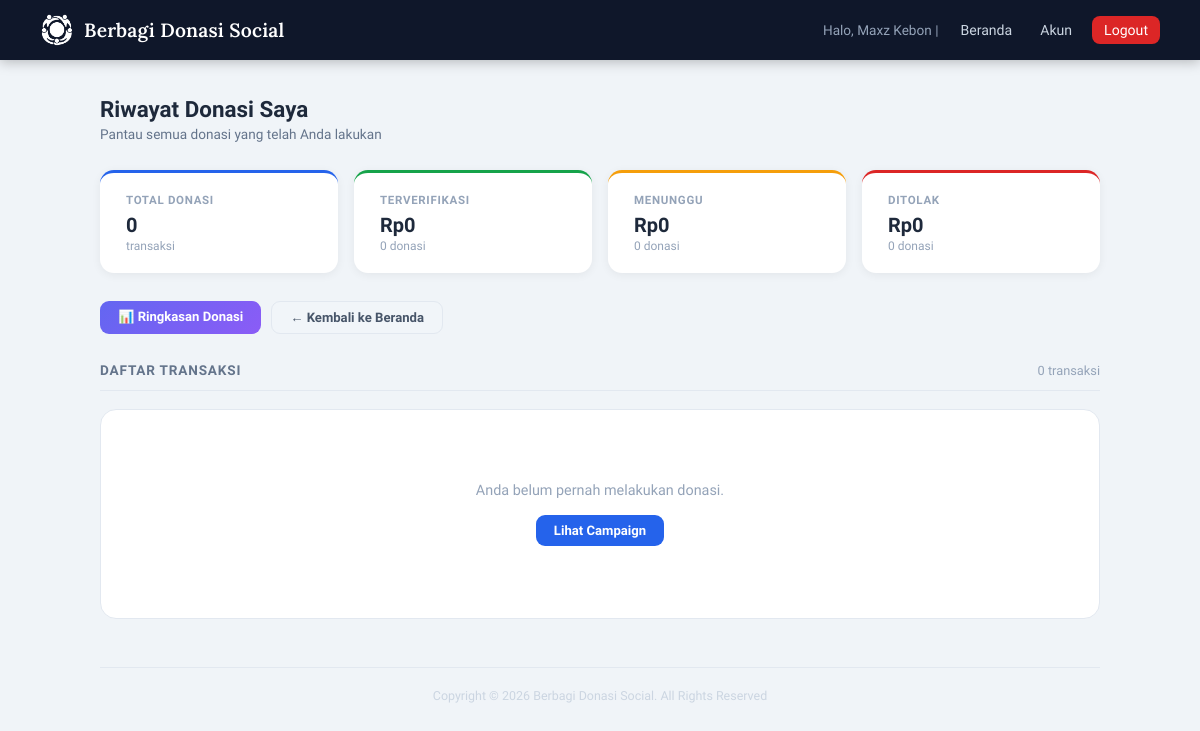
Page /donation_history.php (signed in) on the earlier database version.
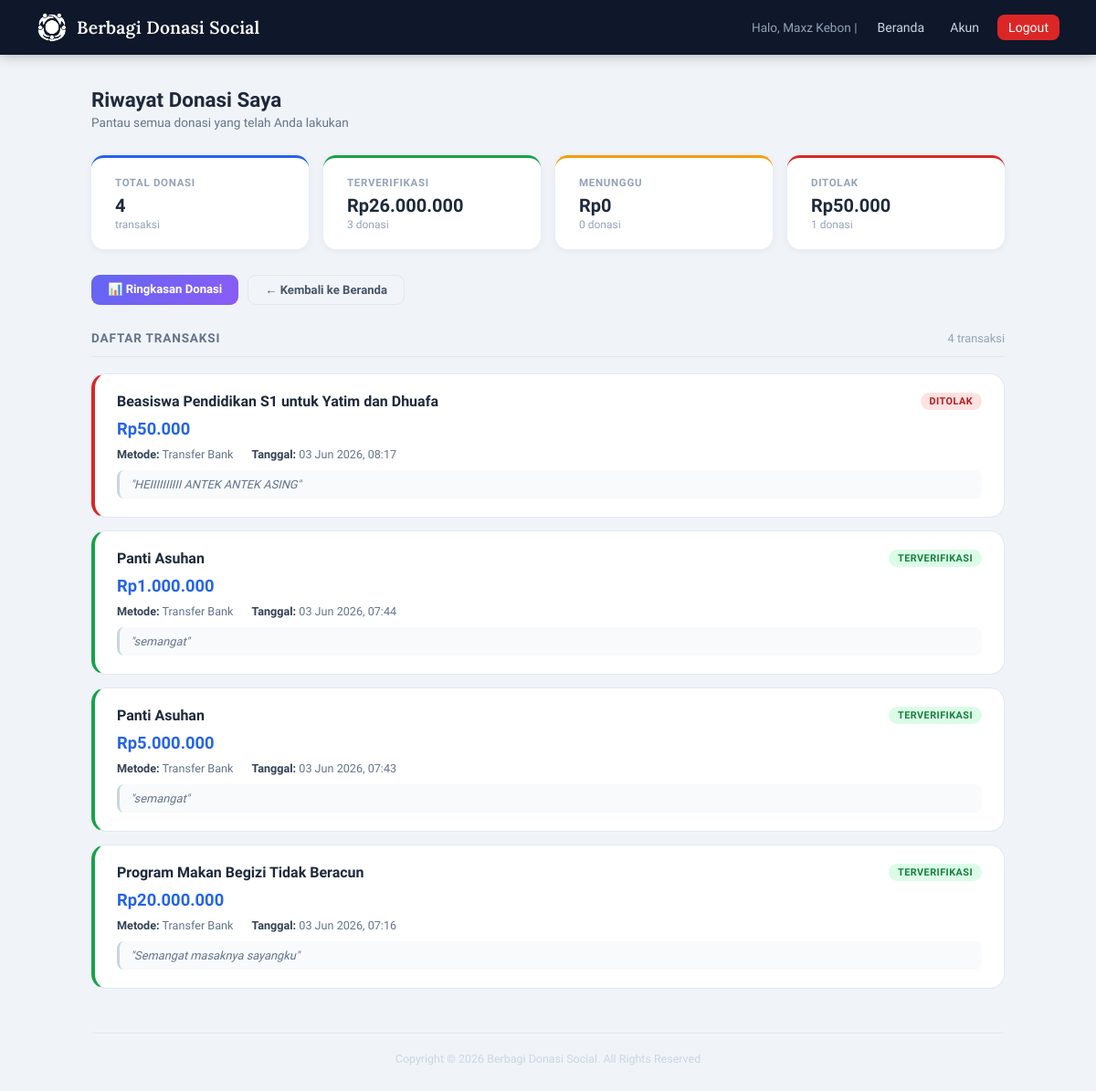
Same page on the later database version.
### tables this page shows
CREATE TABLE `donations` (
  `id` int(11) NOT NULL,
  `campaign_id` int(11) NOT NULL,
  `donor_id` int(11) NOT NULL,
  `amount` decimal(15,2) NOT NULL,
  `payment_method` varchar(50) NOT NULL,
  `message` text DEFAULT NULL,
  `proof_file` varchar(255) NOT NULL,
  `status` enum('pending','verified','rejected') DEFAULT 'pending',
  `created_at` timestamp NOT NULL DEFAULT current_timestamp()
);

CREATE TABLE `campaigns` (
  `id` int(11) NOT NULL,
  `manager_id` int(11) NOT NULL,
  `title` varchar(150) NOT NULL,
  `category` varchar(100) NOT NULL,
  `location` varchar(150) NOT NULL,
  `description` text NOT NULL,
  `target_amount` decimal(15,2) NOT NULL DEFAULT 0.00,
  `collected_amount` decimal(15,2) NOT NULL DEFAULT 0.00,
  `deadline` datetime NOT NULL,
  `image` varchar(255) NOT NULL,
  `bank_info` varchar(255) NOT NULL,
  `created_at` timestamp NOT NULL DEFAULT current_timestamp()
);

### donation_history.php (the view, shortened to what this page needs)
<?php
require 'config.php';
$user_id = $_SESSION['user_id'];
$summaryStmt = $conn->prepare("
    SELECT status, SUM(amount) AS total_amount, COUNT(*) AS total_donations
    FROM donations WHERE donor_id = ? GROUP BY status
");
$summaryStmt->bind_param("i", $user_id);
$summaryStmt->execute();
$summaryResult = $summaryStmt->get_result();
$summary = [
    'pending'  => ['amount' => 0, 'count' => 0],
    'verified' => ['amount' => 0, 'count' => 0],
    'rejected' => ['amount' => 0, 'count' => 0],
];
while ($row = $summaryResult->fetch_assoc()) {
    $summary[$row['status']] = [
        'amount' => (float)$row['total_amount'],
        'count'  => (int)$row['total_donations']
    ];
}
$total_count = $summary['pending']['count'] + $summary['verified']['count'] + $summary['rejected']['count'];
$stmt = $conn->prepare("
    SELECT d.*, c.title AS campaign_title
    FROM donations d JOIN campaigns c ON d.campaign_id = c.id
    WHERE d.donor_id = ? ORDER BY d.created_at DESC
");
$stmt->bind_param("i", $user_id);
$stmt->execute();
$donations = $stmt->get_result();
$all_donations = $donations->fetch_all(MYSQLI_ASSOC);
?>
<!DOCTYPE html>
<html lang="id">
<head>
</head>
<body>
<nav class="navbar">
    <a class="navbar-brand" href="index.php">
        <img src="uploads/LogoKecil.png" alt="Logo">
        Berbagi Donasi Social
    </a>
    <div class="navbar-links">
        <span class="user-greet">Halo, <?= htmlspecialchars($_SESSION['user_name']) ?> |</span>
        <a href="index.php">Beranda</a>
        <a href="pengaturan_akun.php">Akun</a>
        <a href="logout.php" class="btn-nav-danger">Logout</a>
    </div>
</nav>
<div class="container">
    <div class="page-head">
        <h1>Riwayat Donasi Saya</h1>
        <p>Pantau semua donasi yang telah Anda lakukan</p>
    </div>
    <div class="stats-bar">
        <div class="stat-card">
            <div class="stat-label">Total Donasi</div>
            <div class="stat-value"><?= $total_count ?></div>
            <div class="stat-sub">transaksi</div>
        </div>
        <div class="stat-card green">
            <div class="stat-label">Terverifikasi</div>
            <div class="stat-value">Rp<?= number_format($summary['verified']['amount'], 0, ',', '.') ?></div>
            <div class="stat-sub"><?= $summary['verified']['count'] ?> donasi</div>
        </div>
        <div class="stat-card orange">
            <div class="stat-label">Menunggu</div>
            <div class="stat-value">Rp<?= number_format($summary['pending']['amount'], 0, ',', '.') ?></div>
            <div class="stat-sub"><?= $summary['pending']['count'] ?> donasi</div>
        </div>
        <div class="stat-card red">
            <div class="stat-label">Ditolak</div>
            <div class="stat-value">Rp<?= number_format($summary['rejected']['amount'], 0, ',', '.') ?></div>
            <div class="stat-sub"><?= $summary['rejected']['count'] ?> donasi</div>
        </div>
    </div>
    <div class="actions-row">
        <a href="summary.php" class="btn btn-summary">📊 Ringkasan Donasi</a>
        <a href="index.php" class="btn btn-ghost">← Kembali ke Beranda</a>
    </div>
    <div class="section-head">
        <h2>Daftar Transaksi</h2>
        <span class="s-count"><?= $total_count ?> transaksi</span>
    </div>
    <?php if (empty($all_donations)): ?>
        <div class="empty-state">
            <p>Anda belum pernah melakukan donasi.</p>
            <a href="index.php" class="btn btn-primary">Lihat Campaign</a>
        </div>
    <?php else: ?>
        <?php foreach ($all_donations as $d): ?>
        <div class="donation-card status-<?= htmlspecialchars($d['status']) ?>">
            <div class="card-top">
                <div class="card-title"><?= htmlspecialchars($d['campaign_title']) ?></div>
                <span class="status-badge <?= htmlspecialchars($d['status']) ?>">
                    <?= $d['status'] === 'verified' ? 'Terverifikasi' : ($d['status'] === 'pending' ? 'Menunggu' : 'Ditolak') ?>
                </span>
            </div>
            <div class="card-amount">Rp<?= number_format($d['amount'], 0, ',', '.') ?></div>
            <div class="card-meta">
                <span><strong>Metode:</strong> <?= htmlspecialchars($d['payment_method']) ?></span>
                <span><strong>Tanggal:</strong> <?= date('d M Y, H:i', strtotime($d['created_at'])) ?></span>
            </div>
            <?php if (!empty($d['message'])): ?>
                <div class="card-message">"<?= htmlspecialchars($d['message']) ?>"</div>
            <?php endif; ?>
        </div>
        <?php endforeach; ?>
    <?php endif; ?>
    <div class="dash-footer">Copyright &copy; 2026 Berbagi Donasi Social. All Rights Reserved</div>
</div>
</body>
</html>

Differences in the rows shown:
added donations: campaign.title "Beasiswa Pendidikan S1 untuk Yatim dan Dhuafa", status "DITOLAK", amount "50.000", payment_method "Transfer Bank", created_at "03 Jun 2026, 08:17", message "HEIIIIIIIIII ANTEK ANTEK ASING"
added donations: campaign.title "Panti Asuhan", status "TERVERIFIKASI", amount "1.000.000", payment_method "Transfer Bank", created_at "03 Jun 2026, 07:44", message "semangat"
added donations: campaign.title "Panti Asuhan", status "TERVERIFIKASI", amount "5.000.000", payment_method "Transfer Bank", created_at "03 Jun 2026, 07:43", message "semangat"
added donations: campaign.title "Program Makan Begizi Tidak Beracun", status "TERVERIFIKASI", amount "20.000.000", payment_method "Transfer Bank", created_at "03 Jun 2026, 07:16", message "Semangat masaknya sayangku"
Other differences:
$total_count: "0" → "4"
$summary['verified']['amount']: "0" → "26.000.000"
$summary['verified']['count']: "0" → "3"
$summary['rejected']['amount']: "0" → "50.000"
$summary['rejected']['count']: "0" → "1"
text no longer shown: "Anda belum pernah melakukan donasi. Lihat Campaign"
